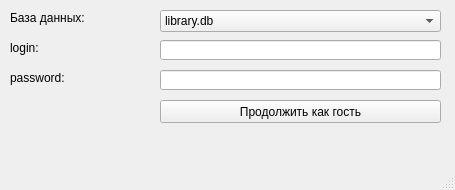
<?xml version="1.0" encoding="UTF-8"?>
<ui version="4.0">
 <class>MainWindow</class>
 <widget class="QMainWindow" name="MainWindow">
  <property name="geometry">
   <rect>
    <x>0</x>
    <y>0</y>
    <width>455</width>
    <height>190</height>
   </rect>
  </property>
  <property name="windowTitle">
   <string>MainWindow</string>
  </property>
  <widget class="QWidget" name="centralwidget">
   <widget class="QLabel" name="label">
    <property name="geometry">
     <rect>
      <x>10</x>
      <y>10</y>
      <width>101</width>
      <height>16</height>
     </rect>
    </property>
    <property name="text">
     <string>База данных:</string>
    </property>
   </widget>
   <widget class="QComboBox" name="comboBox">
    <property name="geometry">
     <rect>
      <x>160</x>
      <y>10</y>
      <width>281</width>
      <height>22</height>
     </rect>
    </property>
    <item>
     <property name="text">
      <string>library.db</string>
     </property>
    </item>
   </widget>
   <widget class="QLineEdit" name="lineEdit">
    <property name="geometry">
     <rect>
      <x>160</x>
      <y>40</y>
      <width>281</width>
      <height>20</height>
     </rect>
    </property>
   </widget>
   <widget class="QLineEdit" name="lineEdit_2">
    <property name="geometry">
     <rect>
      <x>160</x>
      <y>70</y>
      <width>281</width>
      <height>20</height>
     </rect>
    </property>
   </widget>
   <widget class="QLabel" name="label_2">
    <property name="geometry">
     <rect>
      <x>10</x>
      <y>40</y>
      <width>101</width>
      <height>16</height>
     </rect>
    </property>
    <property name="text">
     <string>login:</string>
    </property>
   </widget>
   <widget class="QLabel" name="label_3">
    <property name="geometry">
     <rect>
      <x>10</x>
      <y>70</y>
      <width>101</width>
      <height>16</height>
     </rect>
    </property>
    <property name="text">
     <string>password:</string>
    </property>
   </widget>
   <widget class="QPushButton" name="pushButton">
    <property name="geometry">
     <rect>
      <x>160</x>
      <y>100</y>
      <width>281</width>
      <height>23</height>
     </rect>
    </property>
    <property name="text">
     <string>Продолжить как гость</string>
    </property>
   </widget>
  </widget>
  <widget class="QMenuBar" name="menubar">
   <property name="geometry">
    <rect>
     <x>0</x>
     <y>0</y>
     <width>455</width>
     <height>21</height>
    </rect>
   </property>
  </widget>
  <widget class="QStatusBar" name="statusbar"/>
 </widget>
 <resources/>
 <connections/>
</ui>
